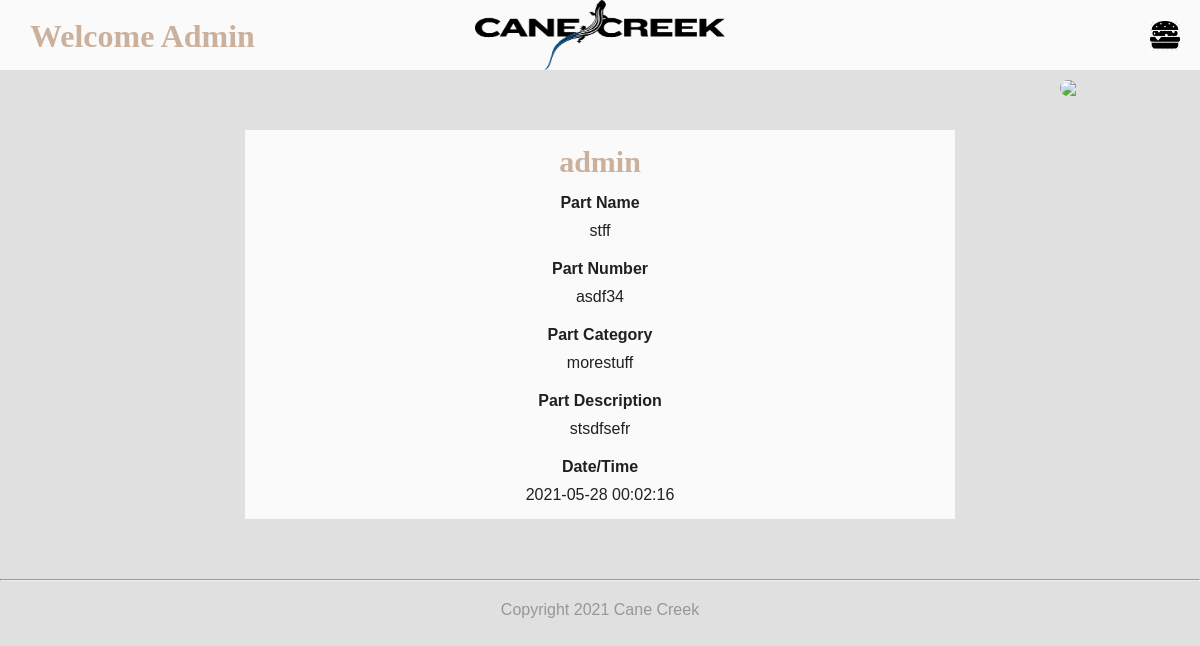
/archivedetails.php?qr=999 (signed in), run on the app's committed database.
### tables this page shows
CREATE TABLE `archive` (
  `id` int(11) NOT NULL,
  `qr` varchar(255) NOT NULL,
  `userid` varchar(255) NOT NULL,
  `pnumber` varchar(255) NOT NULL,
  `pname` varchar(255) NOT NULL,
  `pcategory` varchar(255) NOT NULL,
  `pdescription` varchar(255) NOT NULL,
  `ptime` timestamp NOT NULL DEFAULT current_timestamp(),
  PRIMARY KEY (`id`)
);

### archivedetails.php (the view, shortened to what this page needs)
<?php
  include('templates/header.php');
?>
<div id="qrcode">
  <img  src="https://chart.googleapis.com/chart?chs=100x100&cht=qr&chl=<?php echo $_GET['qr']?>" />
</div>
<div class="detailbox" width= 30px;>
  <h2><?php echo htmlspecialchars($archive['userid']) ?></h2>
  <h4>Part Name</h4>
  <p><?php echo htmlspecialchars($archive['pname']) ?></p>
  <h4>Part Number</h4>
  <p><?php echo htmlspecialchars($archive['pnumber']) ?></p>
  <h4>Part Category</h4>
  <p><?php echo htmlspecialchars($archive['pcategory']) ?></p>
  <h4>Part Description</h4>
  <p><?php echo htmlspecialchars($archive['pdescription']) ?></p>
  <h4>Date/Time</h4>
  <p><?php echo htmlspecialchars($archive['ptime']) ?></p>
</div>
<hr />
<?php
  include('templates/footer.php');
?>

### css/master.css (style rules this page uses)
* { margin: 0; padding: 0; font-family: sans-serif; }
.background { background: #E0E0E0; color: #202020; }
.detailbox { background: #FAFAFA; width: 700px; position: relative; margin: 5% auto; padding: 5px; }
#qrcode { border-radius: 50px; overflow: hidden; width: 100; position: absolute; top: 80px; right: 40px; }
h2 { text-align: center; font-size: 30px; padding: 10px 50px 5px; font-family: aerial; color: #cbb09c; }
h4 { text-align: center; padding: 10px 50px 0px; }
p { text-align: center; padding: 10px 50px 10px; }

### data on the page
archive: userid "admin", pname "stff", pnumber "asdf34", pcategory "morestuff", pdescription "stsdfsefr", ptime "2021-05-28 00:02:16"

### other printed values
$_SESSION['userid'] "Admin"
